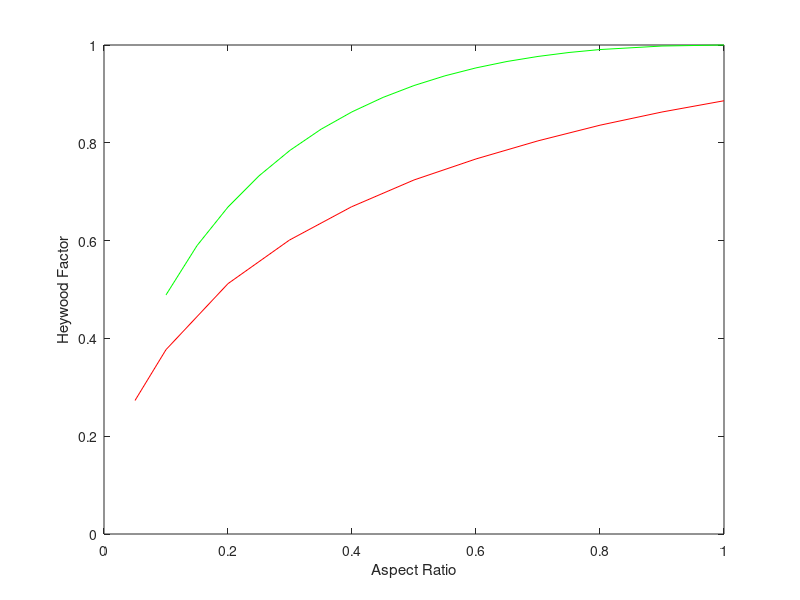

Source code (MATLAB):
%% Graphs for the Heywood Factor vs Aspect Ratio for simple geometric shapes

% Ellipse

Ellipse = [ 1.0  1       
0.9  0.9979 
0.8  0.9907 
0.75 0.9847 
0.7  0.9766 
0.65 0.9663 
0.6  0.9532 
0.55 0.9370 
0.5  0.9171 
0.45 0.8928 
0.4  0.8633 
0.35 0.8277 
0.3  0.7846 
0.25 0.7324 
0.2  0.6687 
0.15 0.5897 
0.1  0.4889  ];

Rectangle = [ 0.050   0.273  
0.100   0.377  
0.200   0.512  
0.299   0.601  
0.399   0.669  
0.500   0.724  
0.600   0.767  
0.700   0.804  
0.800   0.836  
0.900   0.863  
1.000   0.886  ]; 

Rhombus = [0.043660943	0.261633255 
0.087488664	0.369300636 
0.131652498	0.450861401 
0.176326981	0.518287558 
0.221694663	0.576128116 
0.267949192	0.626657069 
0.315298789	0.671182449 
0.363970234	0.710523897 
0.414213562	0.745225045 
0.466307658	0.775660943 
0.577350269	0.824727083 
0.700207538	0.859088388 
0.839099631	0.879469272 
1     	    0.886226925 ];

plot(Ellipse(:,1),Ellipse(:,2),'g-')
hold on
axis([0 1 0 1])
xlabel('Aspect Ratio')
ylabel('Heywood Factor')
plot(Rectangle(:,1),Rectangle(:,2),'r-')